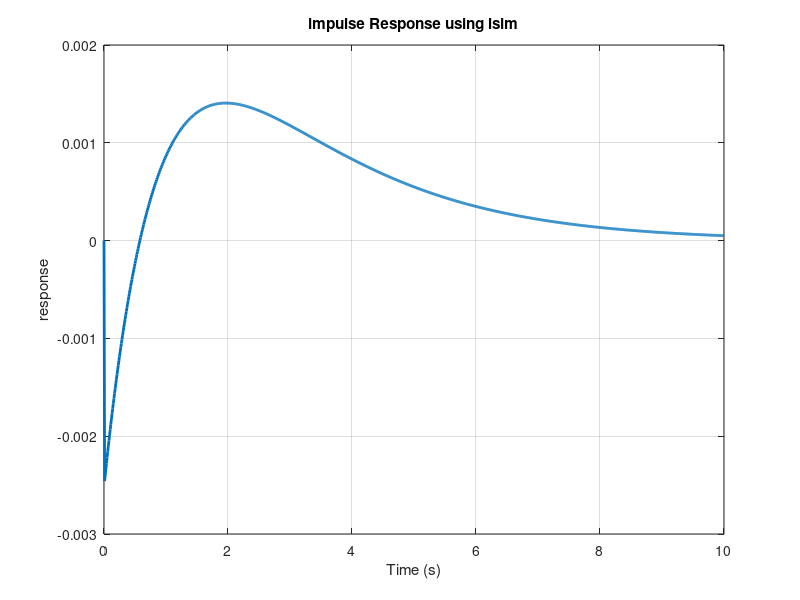

Reproduce this figure in MATLAB. (Note: this script raises an error after producing the figure.)
% G(s)
s = tf('s');
G = (1 - s) / ((s + 1) * (2*s + 1));

% 1.
t = 0:0.01:10;
u = zeros(size(t));
u(1) = 1;  
[y_lsim, t_lsim] = lsim(G, u, t);

figure;
plot(t_lsim, y_lsim, 'LineWidth', 2);
title('impulse Response using lsim');
xlabel('Time (s)');
ylabel('response');
grid on;

% 2
syms s t_sym;
G_s = (1 - s) / ((s + 1)*(2*s + 1));
impulse_response = ilaplace(G_s, s, t_sym);

fplot(impulse_response, [0, 10], 'LineWidth', 2);
title('Impulse Response using ilaplace');
xlabel('Time (s)');
ylabel('Response');
grid on;

% 3.
[Ac, Bc, Cc, Dc] = ssdata(G);
eAt = zeros(length(t), length(Ac));  

for i = 1:length(t)
    eAt(i,:) = expm(Ac * t(i)) * Bc;  
end

impulse_state_space = Cc * eAt';

figure;
plot(t, impulse_state_space, 'LineWidth', 2);
title('Impulse response from state-Space representation');
xlabel('Time (s)');
ylabel('Response');
grid on;

% 4. 
figure;
impulse(G);
title('Impulse Response using Impulse Function');
xlabel('Time (s)');
ylabel('Response');
grid on;

% 5.
figure;
subplot(3, 2, 1);
plot(t_lsim, y_lsim, 'LineWidth', 2);
title('Impulse Response using lsim');
xlabel('Time (s)');
ylabel('Response');
grid on;

subplot(3, 2, 2);
fplot(impulse_response, [0, 10], 'LineWidth', 2);
title('Impulse Response using ilaplace');
xlabel('Time (s)');
ylabel('Response');
grid on;

subplot(3, 2, 3);
plot(t, impulse_state_space, 'LineWidth', 2);
title('Impulse response from state-Space');
xlabel('Time (s)');
ylabel('Response');
grid on;

subplot(3, 2, 4);
impulse(G);
title('Impulse Response using impulse Function');
xlabel('Time (s)');
ylabel('Response');
grid on;

% 6. 
disp('Impulse response from ilaplace:');
disp(impulse_response);
disp('Impulse response from e^{At}:');
disp(impulse_state_space);
